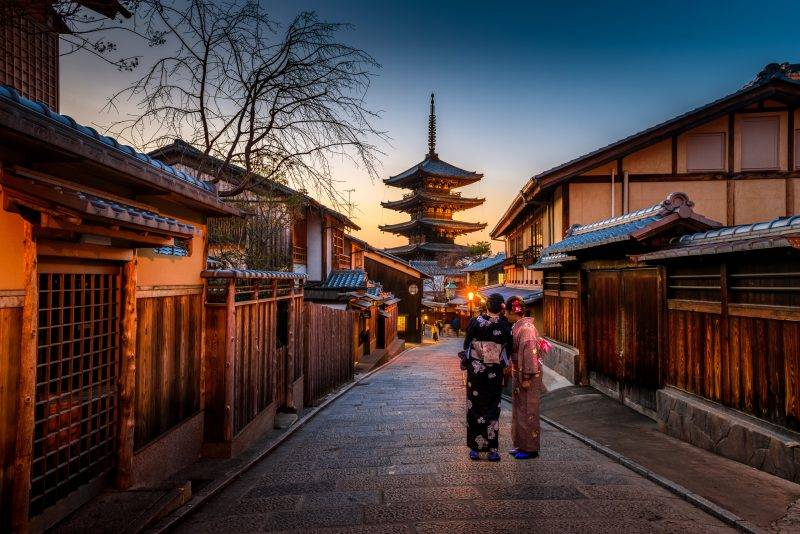
#> input picture kyoto_edges.jpg, 800 x 534 px
$ jupyter execute lab1_2.ipynb
#> lines starting #> are read from the running program, lines starting #| are printed output that depends on the picture; after the words box and inside, x2 and y2 are one past the last pixel; in counts of white or black regions, pixels touching at a corner belong together
[cell 1]
import sys
import numpy as np
import matplotlib.pyplot as plt
from matplotlib.patches import Circle

# [42 lines left out: function interest_points_visualization, not called in this run]

[cell 2]
def disk_strel(n):
    '''
        Return a structural element, which is a disk of radius n.
    '''
    r = int(np.round(n))
    d = 2*r+1
    x = np.arange(d) - r
    y = np.arange(d) - r
    x, y = np.meshgrid(x,y)
    strel = x**2 + y**2 <= r**2
    return strel.astype(np.uint8)

[cell 3]
import cv2
from matplotlib import pyplot as plt
import numpy as np


sigma = 2
r = 2.5
k = 0.1
theta_corn = 0.05
s = 1.5
N = 4


gauss1D = cv2.getGaussianKernel(2, sigma)  # Column vector
gauss2D = gauss1D @ gauss1D.T  # Symmetric gaussian kernel
gauss1Dr = cv2.getGaussianKernel(2, r)  # Column vector
gauss2Dr = gauss1Dr @ gauss1Dr.T  # Symmetric gaussian kernel

I = cv2.imread('kyoto_edges.jpg')
#> I is the input picture: shape (534, 800, 3); mean B, G, R 63.9, 64.3, 78.5
I=cv2.cvtColor(I, cv2.COLOR_BGR2GRAY)
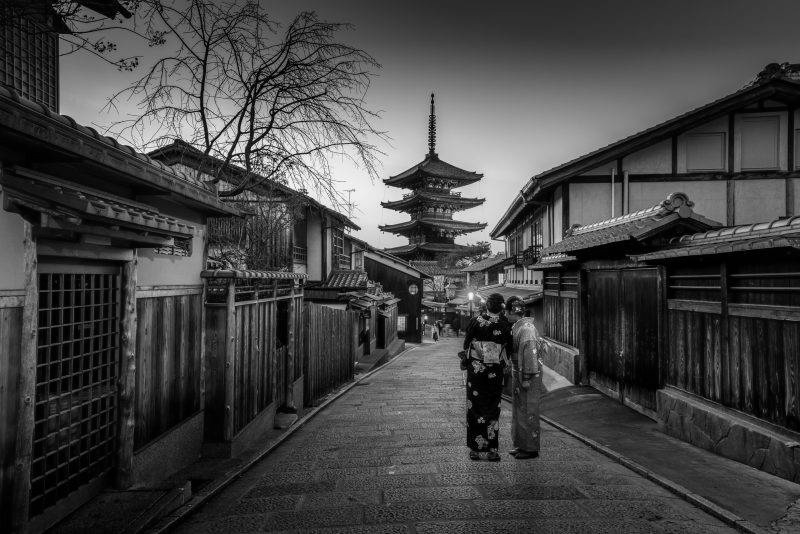
#> I: shape (534, 800); min 0, max 254, mean 68.5
I= np.float32(I)

Is = cv2.filter2D(I, -1, gauss2D)

Ix, Iy = np.gradient(Is)
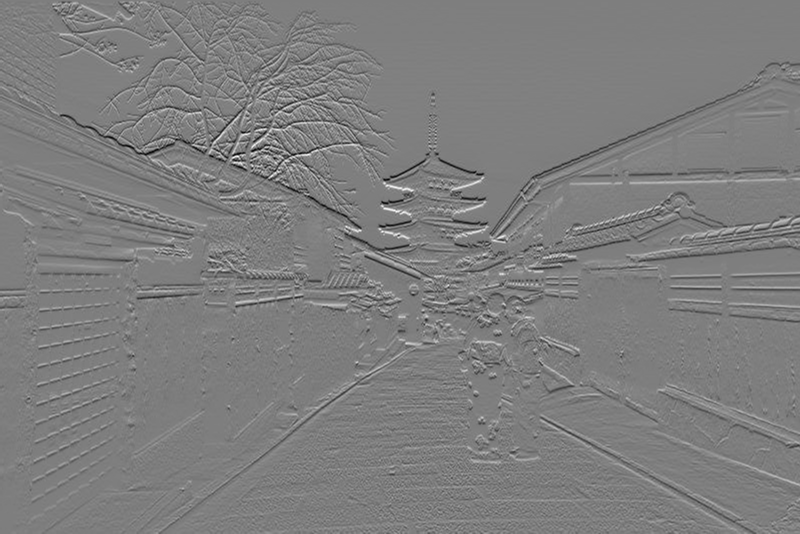
#> Ix: shape (534, 800) float32; min -85.5, max 87, mean 0; drawn with min black and max white

Ix2 = np.square(Ix)
Ixy = Ix * Iy
Iy2 = np.square(Iy)


j1 = cv2.filter2D(Ix2, -1, gauss2Dr)
j2 = cv2.filter2D(Ixy, -1, gauss2Dr)
j3 = cv2.filter2D(Iy2, -1, gauss2Dr)


lambda_plus = 1 / 2 * (j1 + j3 + np.sqrt((j1 - j3) ** 2 + 4 * j2 ** 2))
lambda_minus = 1 / 2 * (j1 + j3 - np.sqrt((j1 - j3) ** 2 + 4 * j2 ** 2))

R = lambda_plus * lambda_minus - k * (lambda_plus + lambda_minus) ** 2
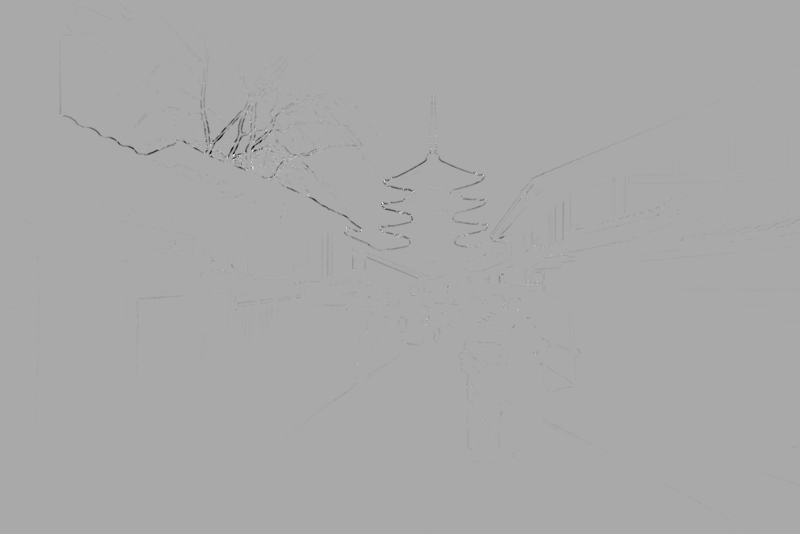
#> R: shape (534, 800) float32; min -4613327, max 2325063.2, mean -10805.4; drawn with min black and max white

ns = np.ceil(3 * sigma) * 2 + 1
B_sq = disk_strel(ns)
Cond1 =( R == cv2.dilate(R, B_sq))
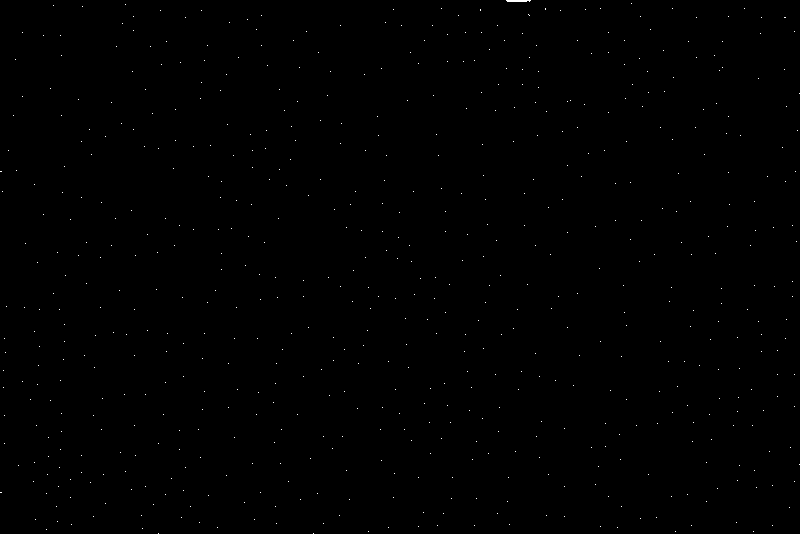
#> Cond1: shape (534, 800) bool; 0.16% white in thin lines or dots

maxR = np.max(R)
#> maxR = 2325063.2
Cond2 = (R > theta_corn * maxR)
#> Cond2: shape (534, 800) bool; 0.19% white in thin lines or dots, all inside (x1, y1, x2, y2) = (53, 5, 785, 420)

# create a binary mask with the same shape as the input image
corners = np.zeros_like(I)

# set the values of the pixels that are corners to 1
corners[Cond1 & Cond2] = 1

plt.imshow(I, cmap='gray')
plt.plot(np.nonzero(corners)[1], np.nonzero(corners)[0], 'r.')
plt.show()
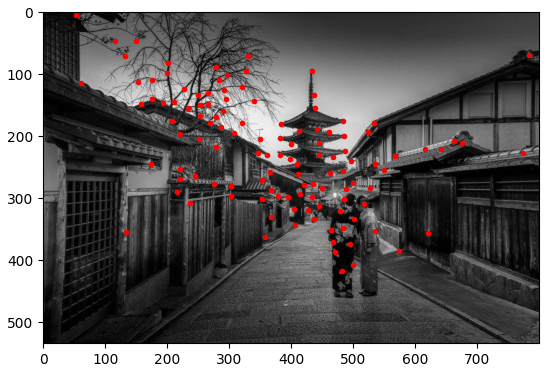
#> figure drawn by matplotlib, 1 panel

2.2. Πολυκλιμακωτή Ανίχνευση Γωνιών

[cell 4]
sigmas= np.zeros(N)
for i in range(0,N):
    sigmas[i]= sigma*s**i

rs= np.zeros(N)
for i in range(0,N):
    rs[i]= r*s**i

2.3. Ανίχνευση Blobs

[cell 5]
Lxx= np.gradient(Ix, axis=0)
Lyy= np.gradient(Iy, axis=1)
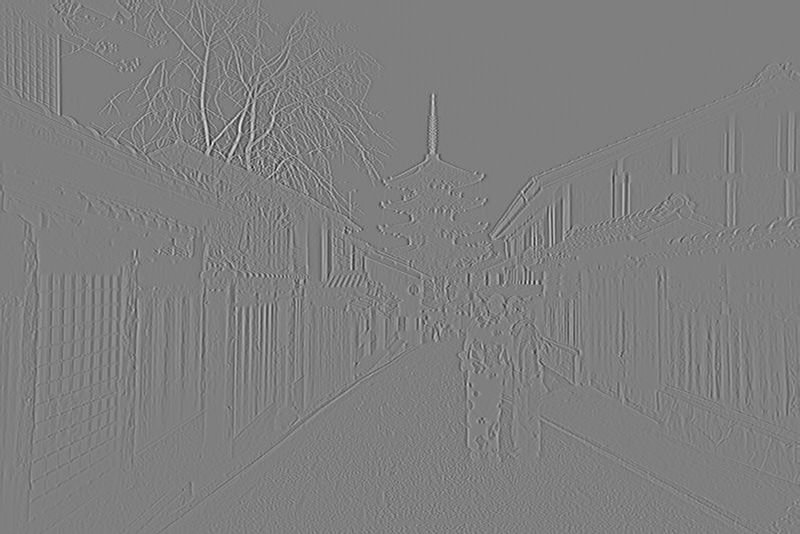
#> Lyy: shape (534, 800) float32; min -75.69, max 75.88, mean 0; drawn with min black and max white
Lxy= np.gradient(Ix, axis=1)

# Compute determinant and trace
det = Lxx * Lyy - Lxy ** 2
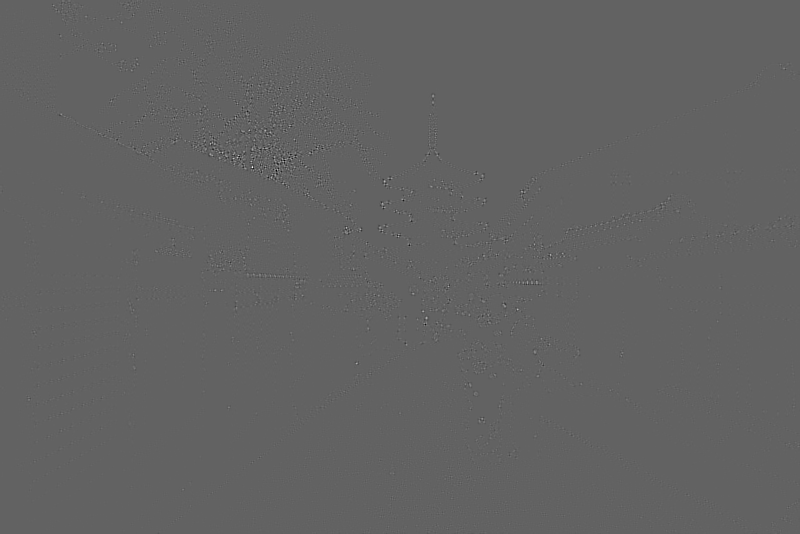
#> det: shape (534, 800) float32; min -2542.1, max 4029.3, mean 0; drawn with min black and max white
trace = Lxx + Lyy

# Compute response function
k = 0.04
response = det - k * trace ** 2

# Find local maxima
threshold = 0.01 * response.max()
#> threshold = 33.66
dilated = cv2.dilate(response, np.ones((3,3)))
local_maxima = (response == dilated) & (response > threshold)
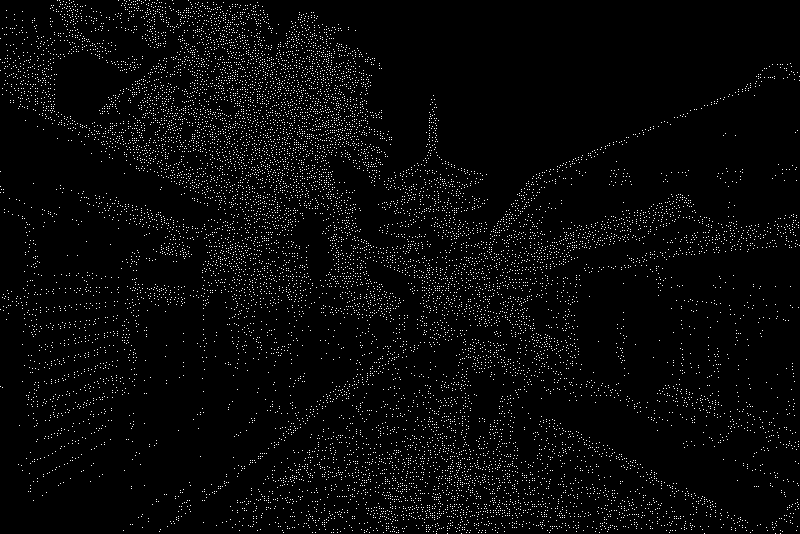
#> local_maxima: shape (534, 800) bool; 3.3% white in thin lines or dots

# Get coordinates of local maxima
coords = np.column_stack(np.nonzero(local_maxima))
#> coords = 14223 pairs, first value 0 to 533, second value 0 to 799

# Draw circles around blobs
radius = 10
color = (0, 255, 0)
thickness = 2
for x, y in coords:
    cv2.circle(I, (y, x), radius, color, thickness)
#> this loop made 14223 passes
#> (x, y) on passes 1 to 3: (0, 57), (0, 59), (0, 69)
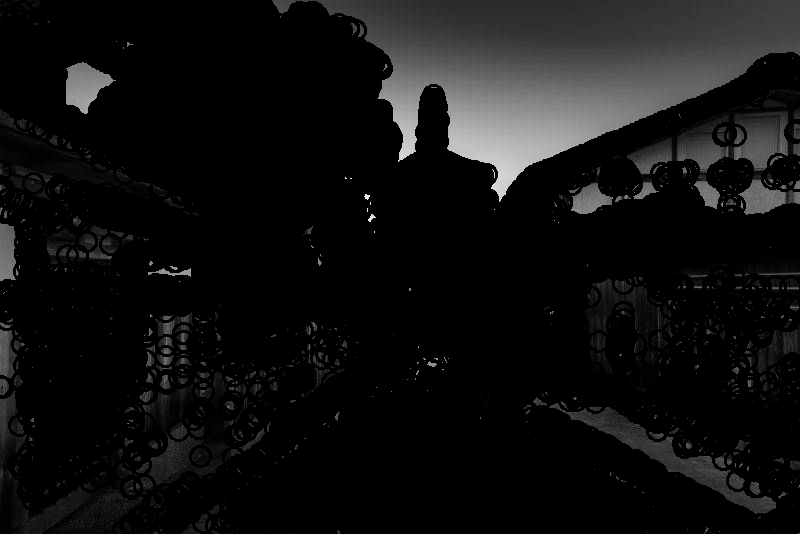
#> I: shape (534, 800) float32; min 0, max 242, mean 16.3

cv2.imshow('Blobs', I)
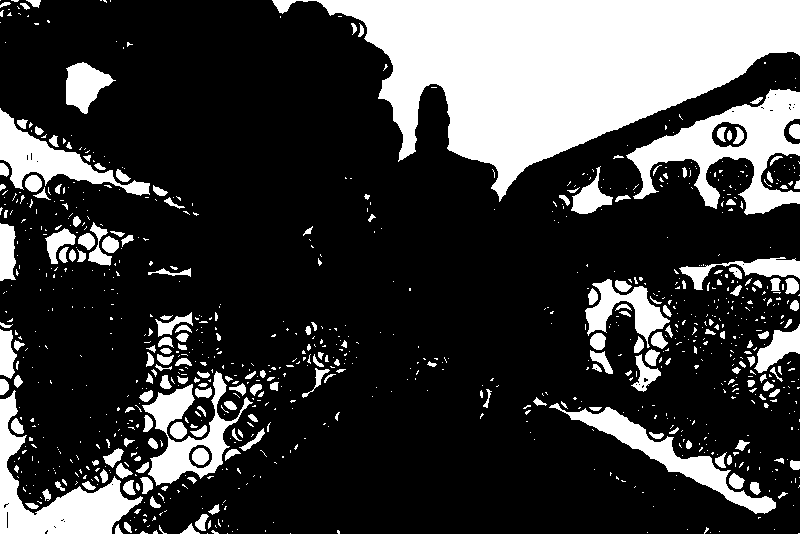
#> window 'Blobs': shape (534, 800); 24.3% white; 950 white regions (743 under 20 px), largest, box (x1, y1, x2, y2) and area: (272, 0, 800, 202) 51635, (626, 89, 800, 215) 8544, (0, 390, 143, 534) 6123
cv2.waitKey(0)
cv2.destroyAllWindows()
